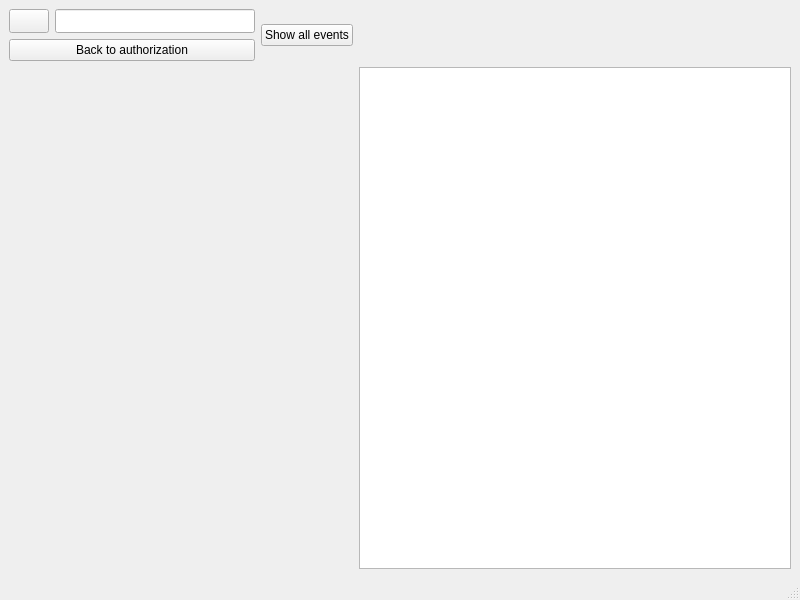
<?xml version="1.0" encoding="UTF-8"?>
<ui version="4.0">
 <class>MainMenu</class>
 <widget class="QMainWindow" name="MainMenu">
  <property name="geometry">
   <rect>
    <x>0</x>
    <y>0</y>
    <width>800</width>
    <height>600</height>
   </rect>
  </property>
  <property name="windowTitle">
   <string>MainMenu</string>
  </property>
  <widget class="QWidget" name="centralwidget">
   <layout class="QGridLayout" name="gridLayout">
    <item row="0" column="0">
     <layout class="QFormLayout" name="formLayout">
      <item row="0" column="0">
       <widget class="QPushButton" name="searchButton">
        <property name="sizePolicy">
         <sizepolicy hsizetype="Fixed" vsizetype="Fixed">
          <horstretch>0</horstretch>
          <verstretch>0</verstretch>
         </sizepolicy>
        </property>
        <property name="minimumSize">
         <size>
          <width>36</width>
          <height>24</height>
         </size>
        </property>
        <property name="text">
         <string/>
        </property>
       </widget>
      </item>
      <item row="0" column="1">
       <widget class="QLineEdit" name="lineEdit">
        <property name="enabled">
         <bool>true</bool>
        </property>
        <property name="sizePolicy">
         <sizepolicy hsizetype="Minimum" vsizetype="Minimum">
          <horstretch>0</horstretch>
          <verstretch>0</verstretch>
         </sizepolicy>
        </property>
        <property name="minimumSize">
         <size>
          <width>200</width>
          <height>0</height>
         </size>
        </property>
       </widget>
      </item>
      <item row="1" column="0" colspan="2">
       <widget class="QPushButton" name="justButton">
        <property name="text">
         <string>Back to authorization</string>
        </property>
       </widget>
      </item>
     </layout>
    </item>
    <item row="0" column="1">
     <widget class="QPushButton" name="showAllEventsButton">
      <property name="text">
       <string>Show all events</string>
      </property>
     </widget>
    </item>
    <item row="0" column="3">
     <spacer name="horizontalSpacer">
      <property name="orientation">
       <enum>Qt::Horizontal</enum>
      </property>
      <property name="sizeHint" stdset="0">
       <size>
        <width>40</width>
        <height>20</height>
       </size>
      </property>
     </spacer>
    </item>
    <item row="1" column="0">
     <spacer name="verticalSpacer">
      <property name="orientation">
       <enum>Qt::Vertical</enum>
      </property>
      <property name="sizeHint" stdset="0">
       <size>
        <width>20</width>
        <height>40</height>
       </size>
      </property>
     </spacer>
    </item>
    <item row="1" column="3">
     <widget class="QListWidget" name="eventList"/>
    </item>
   </layout>
  </widget>
  <widget class="QMenuBar" name="menubar">
   <property name="geometry">
    <rect>
     <x>0</x>
     <y>0</y>
     <width>800</width>
     <height>26</height>
    </rect>
   </property>
  </widget>
  <widget class="QStatusBar" name="statusbar"/>
 </widget>
 <resources/>
 <connections/>
</ui>
